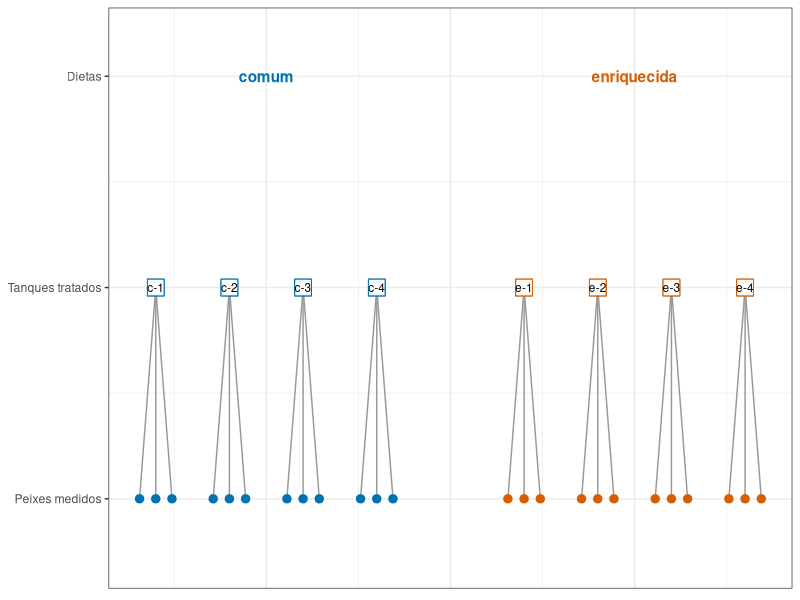
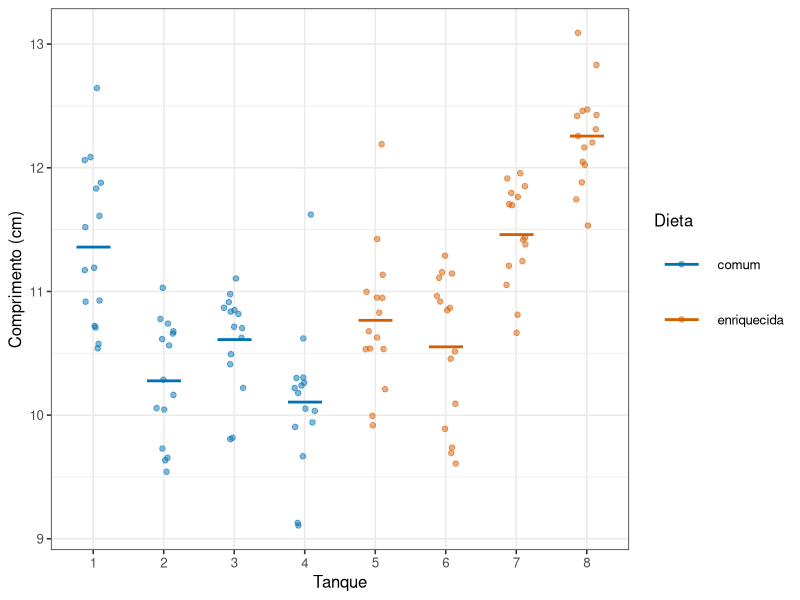

Recreate these plots in R, in order.
## ---- chunk 1
#| include: false
library(tidyverse)
theme_set(theme_bw(base_size = 12))
## ---- chunk 2
#| echo: false
#| label: fig-hierarquia
#| fig-cap: "Estrutura de um experimento com duas dietas, quatro tanques por dieta e três peixes destacados por tanque."
#| fig-alt: "Diagrama em níveis. No topo aparecem duas dietas; abaixo, quatro tanques por dieta; abaixo de cada tanque, três peixes."
#| fig-height: 5
hierarquia <- crossing(
  dieta = c("comum", "enriquecida"),
  tanque = 1:4,
  peixe = 1:3
) |>
  mutate(
    tanque_id = paste(substr(dieta, 1, 1), tanque, sep = "-"),
    x_tanque = tanque + if_else(dieta == "enriquecida", 5, 0),
    x_peixe = x_tanque + (peixe - 2) * 0.22
  )

ggplot(hierarquia) +
  geom_segment(aes(x = x_tanque, xend = x_peixe, y = 2, yend = 1),
               colour = "grey60") +
  geom_point(aes(x = x_peixe, y = 1, colour = dieta), size = 2.5) +
  geom_point(aes(x = x_tanque, y = 2, colour = dieta), size = 6,
             shape = 22, fill = "white") +
  geom_text(data = distinct(hierarquia, dieta, tanque_id, x_tanque),
            aes(x = x_tanque, y = 2, label = tanque_id), size = 3) +
  geom_text(data = tibble(dieta = c("comum", "enriquecida"), x = c(2.5, 7.5)),
            aes(x = x, y = 3, label = dieta, colour = dieta), fontface = "bold") +
  scale_y_continuous(breaks = 1:3,
                     labels = c("Peixes medidos", "Tanques tratados", "Dietas")) +
  scale_colour_manual(values = c(comum = "#0072B2", enriquecida = "#D55E00"),
                      guide = "none") +
  coord_cartesian(ylim = c(0.7, 3.2)) +
  labs(x = NULL, y = NULL) +
  theme_bw(base_size = 11) +
  theme(axis.text.x = element_blank(), axis.ticks.x = element_blank())
## ---- chunk 3
#| code-fold: true
#| code-summary: "Ver a simulação hierárquica de tanques e peixes"
#| label: fig-duas-fontes
#| fig-cap: "Comprimento de peixes em oito tanques. Cada ponto é um peixe; cada linha grossa é a média do tanque. Peixes do mesmo tanque se parecem entre si, e os tanques diferem uns dos outros."
#| fig-alt: "Gráfico de pontos com oito colunas, uma por tanque, quatro de cada dieta. Dentro de cada coluna os pontos ficam agrupados; as médias dos tanques variam visivelmente mesmo entre tanques da mesma dieta."
#| fig-height: 3.8
media_tanque <- c(rnorm(4, 10.0, 0.7), rnorm(4, 11.0, 0.7))

peixes <- tibble(
  tanque = factor(rep(1:8, each = 15)),
  dieta = rep(c("comum", "enriquecida"), each = 60),
  comprimento = rnorm(120, mean = rep(media_tanque, each = 15), sd = 0.5)
)

medias <- peixes |>
  group_by(tanque, dieta) |>
  summarise(media = mean(comprimento), .groups = "drop")

ggplot(peixes, aes(x = tanque, y = comprimento, colour = dieta)) +
  geom_jitter(width = 0.15, alpha = 0.5, size = 1.6) +
  geom_point(data = medias, aes(y = media), shape = 95, size = 14) +
  labs(x = "Tanque", y = "Comprimento (cm)", colour = "Dieta") +
  scale_colour_manual(values = c(comum = "#0072B2", enriquecida = "#D55E00"))
## ---- chunk 4
#| code-fold: true
#| code-summary: "Ver a mudança de unidade no R"
dados_por_tanque <- peixes |>
  group_by(tanque, dieta) |>
  summarise(
    n_peixes = n(),
    comprimento_medio = mean(comprimento),
    .groups = "drop"
  )

dados_por_tanque
